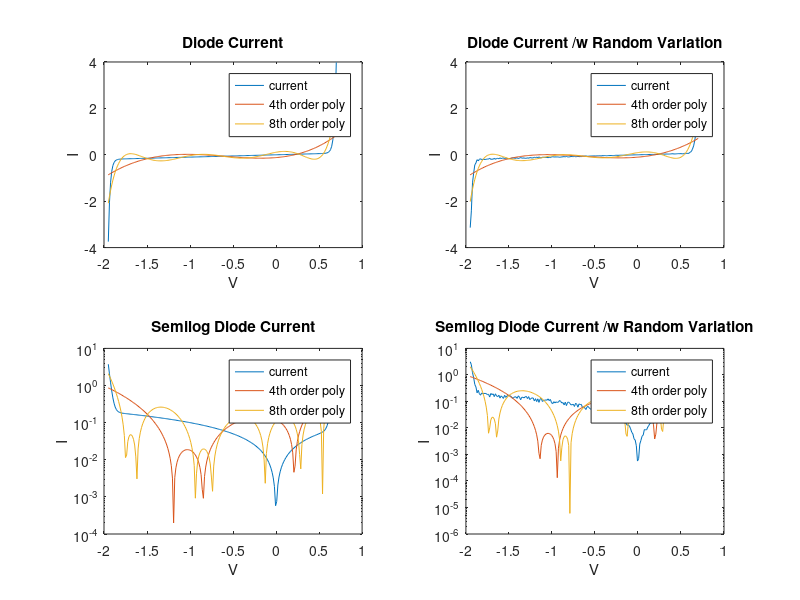

Reproduce this figure in MATLAB. (Note: this script raises an error after producing the figure.)
clear
close all

%% Task 1

Is=0.01e-12;
Ib=0.1e-12;
Vb=1.3;
Gp=0.1;

V=linspace(-1.95,0.7,200);
I=Is*(exp(1.2*V/25e-3)-1) + Gp*V - Ib*(exp(1.2*(-(V+Vb))/25e-3)-1);
Irand = I .* (0.8+(1.2-0.8).*rand(1,length(I)));

figure(1);
subplot(2,2,1)
plot(V,I);
xlabel("V")
ylabel("I")
title("Diode Current")
subplot(2,2,2)
plot(V,Irand);
xlabel("V")
ylabel("I")
title("Diode Current /w Random Variation")
subplot(2,2,3)
semilogy(V,abs(I));
xlabel("V")
ylabel("I")
title("Semilog Diode Current")
subplot(2,2,4)
semilogy(V,abs(Irand));
xlabel("V")
ylabel("I")
title("Semilog Diode Current /w Random Variation")

%% Task 2
fit4=polyval(polyfit(V,I,4),V);
fit4Rand=polyval(polyfit(V,Irand,4),V);
fit8=polyval(polyfit(V,I,8),V);
fit8Rand=polyval(polyfit(V,Irand,8),V);

subplot(2,2,1);
hold on;
plot(V,fit4);
plot(V,fit8);
legend("current","4th order poly","8th order poly")

subplot(2,2,2);
hold on;
plot(V,fit4Rand);
plot(V,fit8Rand);
legend("current","4th order poly","8th order poly")

subplot(2,2,3);
hold on;
semilogy(V,abs(fit4));
semilogy(V,abs(fit8));
legend("current","4th order poly","8th order poly")

subplot(2,2,4);
hold on;
semilogy(V,abs(fit4Rand));
semilogy(V,abs(fit8Rand));
legend("current","4th order poly","8th order poly")

% As we increase the order of the polynomial, it converges on the current,
% but it's an exercise in diminishing returns. On a linear scale we can get 
% somehting which matches quite well, but differences between the 
% polynomial and the current are greatly exagerated on a logarithmic scale. 

%% Task 3

fn='%s.*(exp(1.2*x/25e-3)-1) + %s.*x - %s*(exp(1.2*(-(x+%s))/25e-3)-1)';

% a)
fo2 = fittype(sprintf(fn,"A",Gp,"C",Vb));
ff2 = fit(V',I',fo2);
If2 = ff2(V);

% b)
fo3 = fittype(sprintf(fn,"A","B","C",Vb));
ff3 = fit(V',I',fo3);
If3 = ff3(V);

% c)
fo4 = fittype(sprintf(fn,"A","B","C","D"));
ff4 = fit(V',I',fo4);
If4 = ff4(V);

figure(2)
hold on;
plot(V,I);
plot(V,Irand);
plot(V,If2);
plot(V,If3);
plot(V,If4);
xlabel("V")
ylabel("I")
legend("current","rand current","2 fitted","3 fitted","4 fitted")

% The more parameters we have to determine programmatically, the less
% accurate the fit/model is.

%% Task 4

inputs = V.';
targets = I.';
hiddenLayerSize = 10;
net = fitnet(hiddenLayerSize);
net.divideParam.trainRatio = 70/100;
net.divideParam.valRatio = 15/100;
net.divideParam.testRatio = 15/100;
[net,tr] = train(net,inputs,targets);
outputs = net(inputs);
errors = gsubtract(outputs,targets);
performance = perform(net,targets,outputs)
view(net)
Inn = outputs

figure(3)
hold on;
plot(V,I);
plot(V,Irand);
plot(V,Inn);
xlabel("V")
ylabel("I")
legend("current","rand current","NN fitted")

% Gives us a very accurate fit/model, but is a lot more computationally complex
